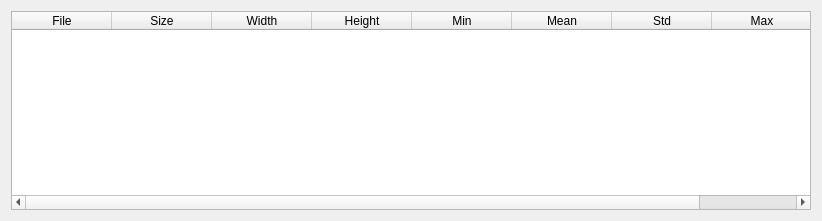
<?xml version="1.0" encoding="UTF-8"?>
<ui version="4.0">
 <class>FormStatics</class>
 <widget class="QWidget" name="FormStatics">
  <property name="geometry">
   <rect>
    <x>0</x>
    <y>0</y>
    <width>818</width>
    <height>221</height>
   </rect>
  </property>
  <property name="windowTitle">
   <string>Statics</string>
  </property>
  <layout class="QGridLayout" name="gridLayout">
   <item row="0" column="0">
    <widget class="QTableWidget" name="tableWidgetStats">
     <property name="minimumSize">
      <size>
       <width>800</width>
       <height>0</height>
      </size>
     </property>
     <property name="editTriggers">
      <set>QAbstractItemView::NoEditTriggers</set>
     </property>
     <property name="selectionMode">
      <enum>QAbstractItemView::SingleSelection</enum>
     </property>
     <property name="selectionBehavior">
      <enum>QAbstractItemView::SelectRows</enum>
     </property>
     <column>
      <property name="text">
       <string>File</string>
      </property>
     </column>
     <column>
      <property name="text">
       <string>Size</string>
      </property>
     </column>
     <column>
      <property name="text">
       <string>Width</string>
      </property>
     </column>
     <column>
      <property name="text">
       <string>Height</string>
      </property>
     </column>
     <column>
      <property name="text">
       <string>Min</string>
      </property>
     </column>
     <column>
      <property name="text">
       <string>Mean</string>
      </property>
     </column>
     <column>
      <property name="text">
       <string>Std</string>
      </property>
     </column>
     <column>
      <property name="text">
       <string>Max</string>
      </property>
     </column>
    </widget>
   </item>
  </layout>
 </widget>
 <resources/>
 <connections/>
</ui>
